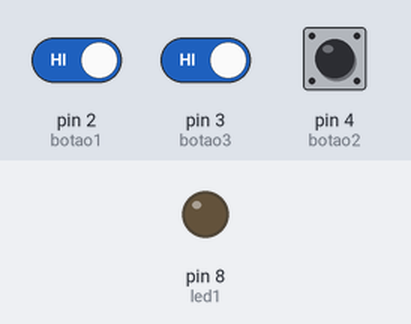
Simulated run of this sketch. Board: Arduino Uno, built with avr-gcc and run on an emulated ATmega328P. Parts: output pins drawn as LEDs (lit = HIGH). Inputs (shaded band) come from the test bench; at power-on: pin 2 (botao1) HIGH, pin 3 (botao3) HIGH, pin 4 (botao2) HIGH.

Above: at 1.2 s.
1.3 s: pin 2 (botao1) driven LOW and pin 3 (botao3) driven LOW
At 1.8 s:
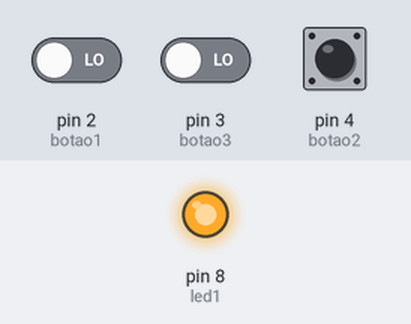
2.8 s: pin 2 (botao1) driven HIGH
At 4.0 s:
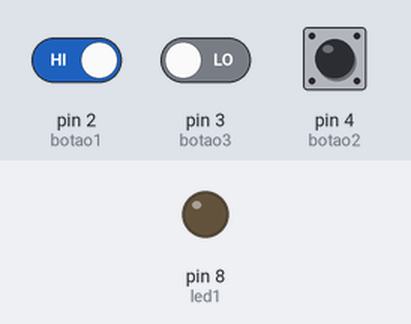
4.3 s: pin 2 (botao1) driven LOW
At 5.4 s:
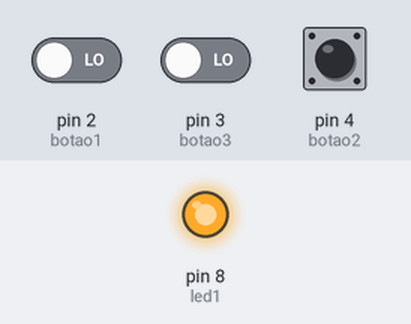
Timing chart, 0 to 7.3 s (numbered marks = the images above; inputs shaded):
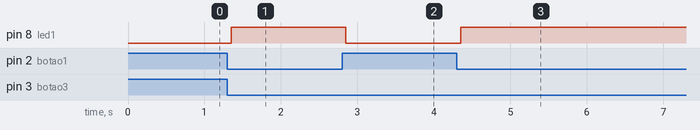

Measured:
- after the input at 1.3 s, pin 8 (led1): LOW → HIGH after 0.05 s
- after the input at 2.8 s, pin 8 (led1): HIGH → LOW after 0.05 s
- after the input at 4.3 s, pin 8 (led1): LOW → HIGH after 0.05 s

The sketch:

5C.ino
```cpp
const int led1 = 8;

const int botao1 = 2; // comando
const int botao2 = 4; // bloqueio
const int botao3 = 3; // permissao

int valor1;
int valor2;
int valor3;

bool estado1 = HIGH;
bool estado2 = HIGH;
bool estado3 = HIGH;

bool ultimo1 = HIGH;
bool ultimo2 = HIGH;
bool ultimo3 = HIGH;

unsigned long tempo1 = 0;
unsigned long tempo2 = 0;
unsigned long tempo3 = 0;

const int debounceDelay = 50;

void setup() {
  pinMode(botao1, INPUT_PULLUP);
  pinMode(botao2, INPUT_PULLUP);
  pinMode(botao3, INPUT_PULLUP);
  pinMode(led1, OUTPUT);
}

void loop() {

  // ===== LEITURA =====
  valor1 = digitalRead(botao1);
  valor2 = digitalRead(botao2);
  valor3 = digitalRead(botao3);

  // ===== DEBOUNCE 1 =====
  if (valor1 != ultimo1) tempo1 = millis();
  if (millis() - tempo1 > debounceDelay) {
    if (valor1 != estado1) estado1 = valor1;
  }

  // ===== DEBOUNCE 2 =====
  if (valor2 != ultimo2) tempo2 = millis();
  if (millis() - tempo2 > debounceDelay) {
    if (valor2 != estado2) estado2 = valor2;
  }

  // ===== DEBOUNCE 3 =====
  if (valor3 != ultimo3) tempo3 = millis();
  if (millis() - tempo3 > debounceDelay) {
    if (valor3 != estado3) estado3 = valor3;
  }

  ultimo1 = valor1;
  ultimo2 = valor2;
  ultimo3 = valor3;

  // ===== LÓGICA FINAL =====
  if (estado1 == LOW && estado3 == LOW && estado2 == HIGH) {
    digitalWrite(led1, HIGH);
  } else {
    digitalWrite(led1, LOW);
  }
}
```
